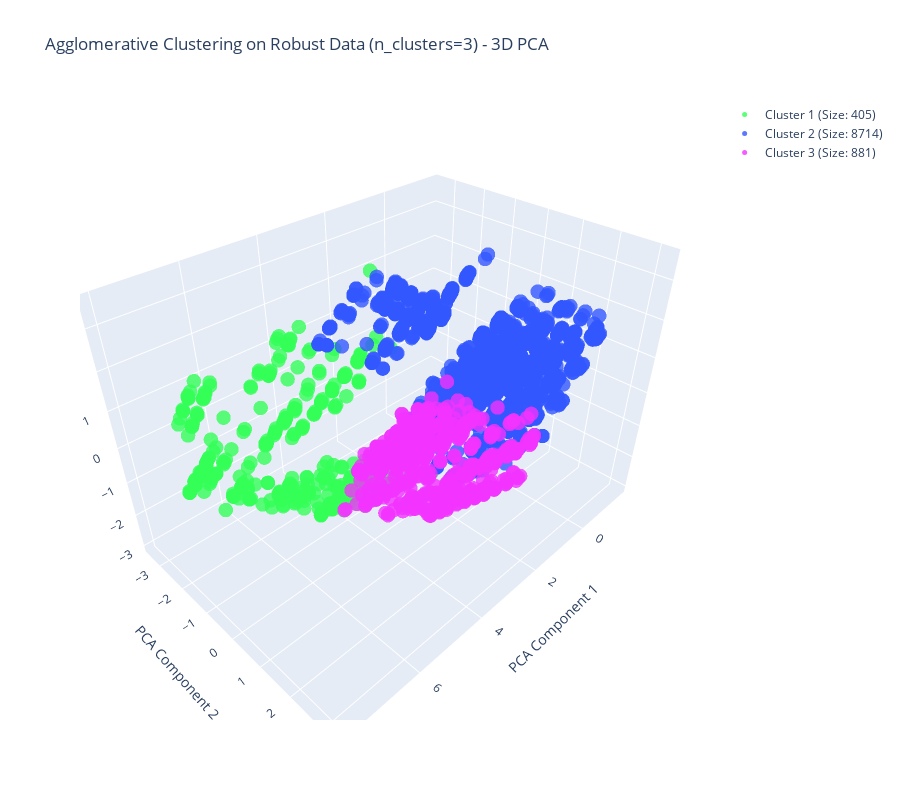

Notebook cell for this chart:
### Markdown cell above
### Model & Results

### Code cell
import numpy as np
import pandas as pd
from sklearn.preprocessing import RobustScaler
from sklearn.cluster import AgglomerativeClustering
from sklearn.decomposition import PCA
import plotly.graph_objs as go
from collections import Counter

# Updated categorical mappings
mcs_mapping = {
    1: 'Defensive Ends', 2: 'Attacking Corner', 3: 'Defensive Corner - Upper',
    4: 'Attacking Ends', 5: 'UB - Attacking Corner', 6: 'UB - Defensive Corner',
    7: 'UB - Defensive End', 8: 'UB - Attacking End', 9: 'Standing Room Only',
    10: 'Blue Line', 11: 'Club', 12: 'Family Zone', 0: 'Unknown'
}
area_mapping = {
    1: 'Greater Toronto Area', 2: 'Downtown Toronto', 3: 'Outside GTA', 0: 'Unknown'
}
email_discount_mapping = {1: 'Yes', 0: 'No'}
avg_purchase_time_encoded_mapping = {
    1: 'Game Day', 2: '1–3 Days Before', 3: '1 Week Before',
    4: 'Over 1 Week Before', 5: 'Over 1 Month In-Advance', 0: 'Unknown'
}

# Step 1: Scaling and Sampling the Data
def scale_and_sample(data, sample_size=10000):
    scaler = RobustScaler()
    scaled_data = scaler.fit_transform(data)
    if scaled_data.shape[0] > sample_size:
        sampled_indices = np.random.choice(scaled_data.shape[0], sample_size, replace=False)
        scaled_data = scaled_data[sampled_indices, :]
    return scaler, scaled_data

# Step 2: Perform Agglomerative Clustering
def perform_agglomerative_clustering(data, n_clusters=3, linkage='average'):
    clusterer = AgglomerativeClustering(n_clusters=n_clusters, linkage=linkage)
    labels = clusterer.fit_predict(data)
    return labels + 1  # Increment cluster labels to start at 1

# Step 3: Inverse Transform and Format Cluster Characteristics
def calculate_cluster_characteristics(original_scaled_data, original_data, labels, scaler, feature_names):
    # Inverse transform to original scale
    original_scale_data = scaler.inverse_transform(original_scaled_data)
    
    # Create a DataFrame with labels
    data_with_clusters = pd.DataFrame(original_scale_data, columns=feature_names)
    data_with_clusters['Cluster'] = labels  # Use incremented labels directly
    
    # Calculate mean values for numerical features
    cluster_characteristics = data_with_clusters.groupby('Cluster').mean()

    # Add cluster sizes
    cluster_sizes = data_with_clusters['Cluster'].value_counts().sort_index()
    cluster_characteristics['Cluster Size'] = cluster_sizes.values

    # Process categorical and binary columns
    for column, mapping in [
        ('mcs_categorical', mcs_mapping),
        ('area_categorical', area_mapping),
        ('Subscribed to Email List', email_discount_mapping),
        ('Discount Usage', email_discount_mapping),
        ('Avg Purchase Time Encoded', avg_purchase_time_encoded_mapping)
    ]:
        if column in data_with_clusters.columns:
            most_frequent_values = (
                data_with_clusters.groupby('Cluster')[column]
                .agg(lambda x: Counter(x).most_common(1)[0][0])  # Most common value
                .map(mapping)  # Map to categorical value
            )
            cluster_characteristics[column] = most_frequent_values

    # Format numerical columns
    for col in cluster_characteristics.columns:
        if col in ['Net Revenue', 'Avg Revenue Per Seat', 'Avg Revenue Per Game']:
            cluster_characteristics[col] = cluster_characteristics[col].round(2)  # Round to nearest hundredth
        elif cluster_characteristics[col].dtype != 'object':  # Exclude non-numerical columns
            cluster_characteristics[col] = cluster_characteristics[col].round(0).astype(int)  # Round to nearest whole number

    # Add all features and ensure the format matches the desired layout
    cluster_characteristics = cluster_characteristics.T
    cluster_characteristics.columns = [f"Cluster {col}" for col in cluster_characteristics.columns]
    cluster_characteristics.reset_index(inplace=True)
    cluster_characteristics.rename(columns={'index': 'Feature'}, inplace=True)

    return cluster_characteristics

# Step 4: 3D PCA Visualization
def visualize_agglomerative_clusters_with_pca(data, labels, title, n_clusters):
    # Perform PCA for visualization
    pca = PCA(n_components=3)
    pca_3d_data = pca.fit_transform(data)

    # Use Plotly for 3D visualization
    fig = go.Figure()
    unique_labels = set(labels)
    colors = ['#FF5733', '#33FF57', '#3357FF', '#F333FF', '#FFC300', '#FF33A1', '#33FFF0']
    
    for label in unique_labels:
        cluster_indices = (labels == label)
        fig.add_trace(go.Scatter3d(
            x=pca_3d_data[cluster_indices, 0],
            y=pca_3d_data[cluster_indices, 1],
            z=pca_3d_data[cluster_indices, 2],
            mode='markers',
            marker=dict(size=5, color=colors[label % len(colors)], opacity=0.8),
            name=f"Cluster {label} (Size: {sum(cluster_indices)})"
        ))

    fig.update_layout(
        scene=dict(
            xaxis_title="PCA Component 1",
            yaxis_title="PCA Component 2",
            zaxis_title="PCA Component 3"
        ),
        title=f"{title} (n_clusters={n_clusters}) - 3D PCA",
        height=800
    )
    fig.show()

# Step 5: Integration
def analyze_agglomerative_clustering(data, sample_size=10000, n_clusters=3, linkage='average', title="Agglomerative Clustering Analysis"):
    feature_names = data.columns  # Save feature names
    scaler, scaled_data = scale_and_sample(data, sample_size=sample_size)  # Scale and sample
    labels = perform_agglomerative_clustering(scaled_data, n_clusters=n_clusters, linkage=linkage)  # Cluster
    cluster_characteristics = calculate_cluster_characteristics(scaled_data, data, labels, scaler, feature_names)  # Analyze
    visualize_agglomerative_clusters_with_pca(scaled_data, labels, title, n_clusters)  # Visualize
    return cluster_characteristics

# Execution
try:
    cluster_characteristics = analyze_agglomerative_clustering(
        accounts_final, sample_size=10000, n_clusters=3, linkage='average', 
        title="Agglomerative Clustering on Robust Data"
    )
    print(cluster_characteristics.to_string(index=False))  # Print formatted table without row indices
except Exception as e:
    print(f"Error: {e}")

### Figure 1 — Plotly figure (JSON) as saved in the notebook; plotly's stock layout.template omitted (floating-point values rounded to 4 significant figures; data arrays with more than 128 entries replaced by an {"elided": "..."} marker saying what was removed)
{"data": [{"marker": {"color": "#33FF57", "opacity": 0.8, "size": 5}, "mode": "markers", "name": "Cluster 1 (Size: 405)", "type": "scatter3d", "x": {"elided": "405 float values"}, "y": {"elided": "405 float values"}, "z": {"elided": "405 float values"}}, {"marker": {"color": "#3357FF", "opacity": 0.8, "size": 5}, "mode": "markers", "name": "Cluster 2 (Size: 8714)", "type": "scatter3d", "x": {"elided": "8714 float values"}, "y": {"elided": "8714 float values"}, "z": {"elided": "8714 float values"}}, {"marker": {"color": "#F333FF", "opacity": 0.8, "size": 5}, "mode": "markers", "name": "Cluster 3 (Size: 881)", "type": "scatter3d", "x": {"elided": "881 float values"}, "y": {"elided": "881 float values"}, "z": {"elided": "881 float values"}}], "layout": {"height": 800, "scene": {"xaxis": {"title": {"text": "PCA Component 1"}}, "yaxis": {"title": {"text": "PCA Component 2"}}, "zaxis": {"title": {"text": "PCA Component 3"}}}, "title": {"text": "Agglomerative Clustering on Robust Data (n_clusters=3) - 3D PCA"}}}
